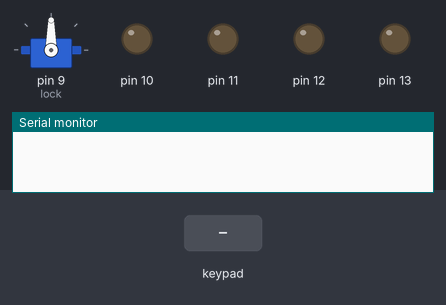
Bench run of a sketch on a simulated Arduino Uno, built with avr-gcc and run on an emulated ATmega328P. On the bench: servo, output pins drawn as LEDs (lit = HIGH), the last lines printed to the serial monitor. The inputs (shaded band) are chosen by the test bench.

Above: at 1.2 s.
1.3 s: keypad keys 5 4 3 2 pressed 0.4 s apart
At 1.5 s:
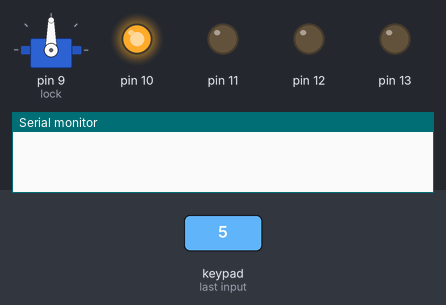
4.4 s: key '1' pressed
At 5.0 s:
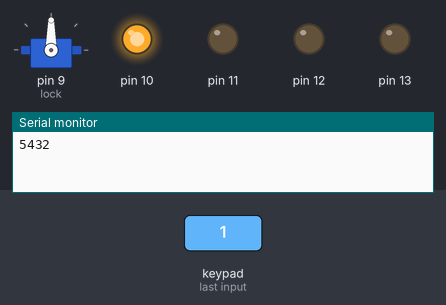
5.9 s: key '2' pressed
At 7.3 s:
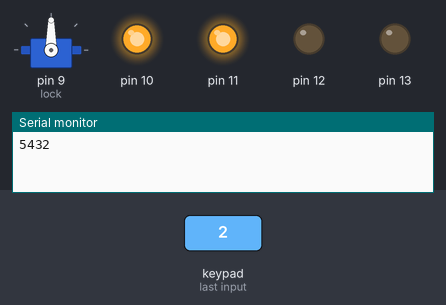
Timing chart, 0 to 8.9 s (numbered marks = the images above; inputs shaded):
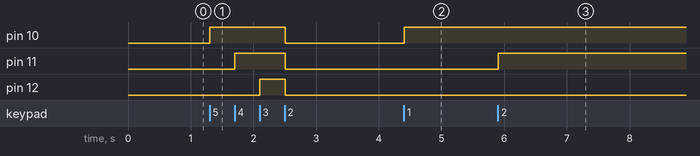

Measured:
- after the input at 1.3 s, pin 10: LOW → HIGH at once, → LOW 1.2 s later; pin 11: LOW → HIGH after 0.40 s, → LOW 0.81 s later; pin 12: LOW → HIGH after 0.80 s, → LOW 0.40 s later
- after the input at 4.4 s, pin 10: LOW → HIGH at once
- after the input at 5.9 s, pin 11: LOW → HIGH at once

The sketch:

keypad_locking.ino
```cpp
#include <Servo.h>
#include <Keypad.h>

Servo lock;
const byte ROWS = 4; //four rows
const byte COLS = 3; //three columns
char keys[ROWS][COLS] = {
  {'1','2','3'},
  {'4','5','6'},
  {'7','8','9'},
  {'#','0','*'}
};
byte rowPins[ROWS] = {5, 4, 3, 2}; //connect to the row pinouts of the keypad
byte colPins[COLS] = {8, 7, 6}; //connect to the column pinouts of the keypad
int key1,key2,key3,key4;
int a;
int pos = 0;
Keypad keypad = Keypad( makeKeymap(keys), rowPins, colPins, ROWS, COLS );

void setup(){
  Serial.begin(9600);
  pinMode(10,OUTPUT);
  pinMode(11,OUTPUT);
  pinMode(12,OUTPUT);
  pinMode(13,OUTPUT);
  lock.attach(9);
}

void loop(){
  while(1)
  {
    key1=keypad.getKey()-48;
    if(key1!=-48)
    {digitalWrite(10,HIGH);
     break;
    }
  }

  while(1)
  {
    key2=keypad.getKey()-48;
    if(key2!=-48)
     {digitalWrite(10,HIGH);
      digitalWrite(11,HIGH);
      break;
      }
  }

  while(1)
  {
    key3=keypad.getKey()-48;
    if(key3!=-48)
     {digitalWrite(10,HIGH);
      digitalWrite(11,HIGH);
      digitalWrite(12,HIGH);
      break;
      }
  }

  while(1)
  {
    key4=keypad.getKey()-48;
    if(key4!=-48)
     {digitalWrite(10,HIGH);
      digitalWrite(11,HIGH);
      digitalWrite(12,HIGH);
      digitalWrite(13,HIGH);
      break;
      }
  }

  a=1000*key1+100*key2+10*key3+key4;
  Serial.println(a);


  if (a==2411)
    {
      digitalWrite(13,HIGH);
      for(pos = 120; pos>=30; pos-=1)     // goes from 180 degrees to 0 degrees
        {
        lock.write(pos);                // tell servo to go to position in variable 'pos'
        delay(15);                       // waits 15ms for the servo to reach the position
        }

    }
  else
    {
      digitalWrite(10,LOW);
      digitalWrite(11,LOW);
      digitalWrite(12,LOW);
      digitalWrite(13,LOW);
    }

}
```
